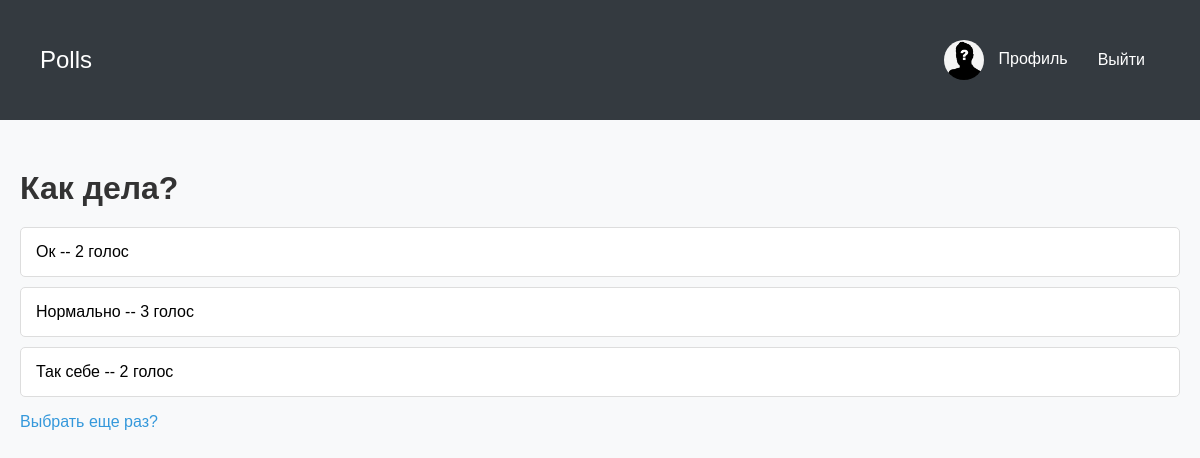
Page /8/results/ (signed in) on the committed database.
### polls/models.py (models this page shows, shortened)
class UserProfile(models.Model):
    user = models.OneToOneField(User, on_delete=models.CASCADE)
    avatar = models.ImageField(upload_to='avatars/')
    bio = models.TextField(blank=True)

class Question(models.Model):
    question_text = models.CharField(max_length=200)
    pub_date = models.DateTimeField('date published', default=timezone.now)
    description = models.TextField(blank=True)
    image = models.ImageField(upload_to='question_images/', blank=True)
    expiration_date = models.DateTimeField(null=True, blank=True)

class Choice(models.Model):
    question = models.ForeignKey(Question, on_delete=models.CASCADE)
    choice_text = models.CharField(max_length=200)
    votes = models.IntegerField(default=0)
    voters = models.ManyToManyField(User, related_name='voted_choices')

### polls/views.py (the view)
# urls.py: path('<int:pk>/results/', views.ResultsView.as_view(), name='results'),
class ResultsView(generic.DetailView):
    model = Question
    template_name = 'polls/results.html'

### polls/templates/polls/results.html (shortened to what this page needs)
<!DOCTYPE html>
<html lang="en">
<head>
    <link rel="stylesheet" href="/static/polls/styles.css">
</head>
<body>
    <nav class="navbar">
        <div class="container">
            <a class="navbar-brand" href="{% url 'polls:index' %}">Polls</a>
            <div class="navbar-links">
                {% if user.is_authenticated %}
                    <a class="nav-link" href="{% url 'polls:edit_profile' %}">
                        <div class="avatar-container">
                            {% if user.userprofile.avatar %}
                                <img src="{{ user.userprofile.avatar.url }}" alt="Avatar" class="avatar">
                            {% else %}
                                <img src="static/polls/default_avatar.jpg" alt="Default Avatar" class="avatar">
                            {% endif %}
                        </div>
                        Профиль
                    </a>
                    <form method="post" action="{% url 'polls:logout' %}" class="form-inline">
                        <button type="submit" class="btn btn-link nav-link">Выйти</button>
                    </form>
                {% else %}
                    <a class="nav-link" href="{% url 'polls:login' %}">Войти</a>
                    <a class="nav-link" href="{% url 'polls:register' %}">Регистрация</a>
                {% endif %}
            </div>
        </div>
    </nav>
    <div class="container">
        <h1 class="mt-4">{{ question.question_text }}</h1>
        <ul class="list-group">
            {% for choice in question.choice_set.all %}
            <li class="list-group-item">
                {{ choice.choice_text }} -- {{ choice.votes }} голос
            </li>
            {% endfor %}
        </ul>
        <a href="{% url 'polls:detail' question.id %}">Выбрать еще раз?</a>
    </div>
</body>
</html>

### polls/static/polls/styles.css (style rules this page uses)
body { font-family: 'Arial', sans-serif; background-color: #f8f9fa; margin: 0; padding: 0; box-sizing: border-box; }
.navbar { background-color: #343a40; padding: 10px 20px; display: flex; justify-content: space-between; align-items: center; }
.navbar .container { display: flex; justify-content: space-between; width: 100%; align-items: center; }
.navbar .navbar-brand { color: #ffffff; font-size: 24px; text-decoration: none; }
.navbar .navbar-links { display: flex; align-items: center; }
.navbar .nav-link { color: #ffffff; padding: 10px 15px; text-decoration: none; font-size: 16px; transition: color 0.3s; }
.navbar .form-inline button { background-color: transparent; border: none; color: #ffffff; font-size: 16px; }
.container { max-width: 1200px; margin: 0 auto; padding: 20px; }
.mt-4 { margin-top: 30px; }
.btn { background-color: #f1c40f; color: #ffffff; border: none; padding: 10px 20px; font-size: 16px; cursor: pointer; transition: background-color 0.3s; }
.list-group { list-style: none; padding: 0; }
.list-group-item { background-color: #ffffff; border: 1px solid #ddd; padding: 15px; margin-bottom: 10px; border-radius: 5px; transition: transform 0.2s; }
h1 { font-size: 32px; color: #333; margin-bottom: 20px; }
a { text-decoration: none; color: #3498db; transition: color 0.3s; }
.avatar-container { margin-right: 10px; display: inline-block; vertical-align: middle; }
.avatar { width: 40px; height: 40px; border-radius: 50%; object-fit: cover; vertical-align: middle; }

### rows in the picture
Question: question_text "Как дела?"
Choice: choice_text "Ок", votes "2"
Choice: choice_text "Нормально", votes "3"
Choice: choice_text "Так себе", votes "2"
